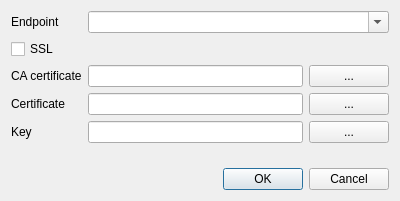
<?xml version="1.0" encoding="UTF-8"?>
<ui version="4.0">
 <class>ConnectDlg</class>
 <widget class="QDialog" name="ConnectDlg">
  <property name="geometry">
   <rect>
    <x>0</x>
    <y>0</y>
    <width>400</width>
    <height>201</height>
   </rect>
  </property>
  <property name="minimumSize">
   <size>
    <width>400</width>
    <height>150</height>
   </size>
  </property>
  <property name="windowTitle">
   <string>Connect To Erebus Server</string>
  </property>
  <property name="windowIcon">
   <iconset resource="../erebus.qrc">
    <normaloff>:/images/logo32.png</normaloff>:/images/logo32.png</iconset>
  </property>
  <layout class="QVBoxLayout" name="dialogLayout" stretch="0,0,0">
   <item>
    <layout class="QFormLayout" name="formLayout">
     <item row="0" column="0">
      <widget class="QLabel" name="labelEndpoint">
       <property name="text">
        <string>Endpoint</string>
       </property>
      </widget>
     </item>
     <item row="0" column="1">
      <widget class="QComboBox" name="comboEndpoints">
       <property name="editable">
        <bool>true</bool>
       </property>
       <property name="insertPolicy">
        <enum>QComboBox::InsertAtTop</enum>
       </property>
       <property name="duplicatesEnabled">
        <bool>true</bool>
       </property>
      </widget>
     </item>
     <item row="1" column="0">
      <widget class="QCheckBox" name="checkSsl">
       <property name="text">
        <string>SSL</string>
       </property>
      </widget>
     </item>
     <item row="2" column="0">
      <widget class="QLabel" name="labelRootCA">
       <property name="text">
        <string>CA certificate</string>
       </property>
      </widget>
     </item>
     <item row="2" column="1">
      <layout class="QHBoxLayout" name="horizontalLayout">
       <item>
        <widget class="QLineEdit" name="editRootCA"/>
       </item>
       <item>
        <widget class="QPushButton" name="btnBrowseRootCA">
         <property name="minimumSize">
          <size>
           <width>10</width>
           <height>0</height>
          </size>
         </property>
         <property name="text">
          <string>...</string>
         </property>
        </widget>
       </item>
      </layout>
     </item>
     <item row="3" column="0">
      <widget class="QLabel" name="labelCertificate">
       <property name="text">
        <string>Certificate</string>
       </property>
      </widget>
     </item>
     <item row="3" column="1">
      <layout class="QHBoxLayout" name="horizontalLayout2">
       <item>
        <widget class="QLineEdit" name="editCertificate"/>
       </item>
       <item>
        <widget class="QPushButton" name="btnBrowseCertificate">
         <property name="minimumSize">
          <size>
           <width>10</width>
           <height>0</height>
          </size>
         </property>
         <property name="text">
          <string>...</string>
         </property>
        </widget>
       </item>
      </layout>
     </item>
     <item row="4" column="0">
      <widget class="QLabel" name="labelKey">
       <property name="text">
        <string>Key</string>
       </property>
      </widget>
     </item>
     <item row="4" column="1">
      <layout class="QHBoxLayout" name="horizontalLayout3">
       <item>
        <widget class="QLineEdit" name="editKey"/>
       </item>
       <item>
        <widget class="QPushButton" name="btnBrowseKey">
         <property name="minimumSize">
          <size>
           <width>10</width>
           <height>0</height>
          </size>
         </property>
         <property name="text">
          <string>...</string>
         </property>
        </widget>
       </item>
      </layout>
     </item>
    </layout>
   </item>
   <item>
    <spacer name="verticalSpacer">
     <property name="orientation">
      <enum>Qt::Vertical</enum>
     </property>
     <property name="sizeHint" stdset="0">
      <size>
       <width>20</width>
       <height>40</height>
      </size>
     </property>
    </spacer>
   </item>
   <item>
    <layout class="QHBoxLayout" name="dlgButtonsLayout">
     <item>
      <spacer name="horizontalSpacer">
       <property name="orientation">
        <enum>Qt::Horizontal</enum>
       </property>
       <property name="sizeHint" stdset="0">
        <size>
         <width>40</width>
         <height>20</height>
        </size>
       </property>
      </spacer>
     </item>
     <item>
      <widget class="QPushButton" name="buttonOk">
       <property name="text">
        <string>OK</string>
       </property>
       <property name="default">
        <bool>true</bool>
       </property>
      </widget>
     </item>
     <item>
      <widget class="QPushButton" name="buttonCancel">
       <property name="text">
        <string>Cancel</string>
       </property>
      </widget>
     </item>
    </layout>
   </item>
  </layout>
 </widget>
 <resources>
  <include location="../erebus.qrc"/>
 </resources>
 <connections>
  <connection>
   <sender>buttonOk</sender>
   <signal>clicked()</signal>
   <receiver>ConnectDlg</receiver>
   <slot>onOk()</slot>
   <hints>
    <hint type="sourcelabel">
     <x>271</x>
     <y>127</y>
    </hint>
    <hint type="destinationlabel">
     <x>199</x>
     <y>74</y>
    </hint>
   </hints>
  </connection>
  <connection>
   <sender>buttonCancel</sender>
   <signal>clicked()</signal>
   <receiver>ConnectDlg</receiver>
   <slot>onCancel()</slot>
   <hints>
    <hint type="sourcelabel">
     <x>352</x>
     <y>127</y>
    </hint>
    <hint type="destinationlabel">
     <x>199</x>
     <y>74</y>
    </hint>
   </hints>
  </connection>
  <connection>
   <sender>btnBrowseRootCA</sender>
   <signal>clicked()</signal>
   <receiver>ConnectDlg</receiver>
   <slot>onBrowseRootCA()</slot>
   <hints>
    <hint type="sourcelabel">
     <x>351</x>
     <y>132</y>
    </hint>
    <hint type="destinationlabel">
     <x>199</x>
     <y>100</y>
    </hint>
   </hints>
  </connection>
  <connection>
   <sender>btnBrowseCertificate</sender>
   <signal>clicked()</signal>
   <receiver>ConnectDlg</receiver>
   <slot>onBrowseCertificate()</slot>
   <hints>
    <hint type="sourcelabel">
     <x>351</x>
     <y>132</y>
    </hint>
    <hint type="destinationlabel">
     <x>199</x>
     <y>100</y>
    </hint>
   </hints>
  </connection>
  <connection>
   <sender>btnBrowseKey</sender>
   <signal>clicked()</signal>
   <receiver>ConnectDlg</receiver>
   <slot>onBrowseKey()</slot>
   <hints>
    <hint type="sourcelabel">
     <x>351</x>
     <y>132</y>
    </hint>
    <hint type="destinationlabel">
     <x>199</x>
     <y>100</y>
    </hint>
   </hints>
  </connection>
  <connection>
   <sender>checkSsl</sender>
   <signal>stateChanged(int)</signal>
   <receiver>ConnectDlg</receiver>
   <slot>onSsl()</slot>
   <hints>
    <hint type="sourcelabel">
     <x>30</x>
     <y>103</y>
    </hint>
    <hint type="destinationlabel">
     <x>199</x>
     <y>100</y>
    </hint>
   </hints>
  </connection>
 </connections>
 <slots>
  <slot>onOk()</slot>
  <slot>onCancel()</slot>
  <slot>onSsl()</slot>
  <slot>onBrowseRootCA()</slot>
  <slot>onBrowseCertificate()</slot>
  <slot>onBrowseKey()</slot>
 </slots>
</ui>
